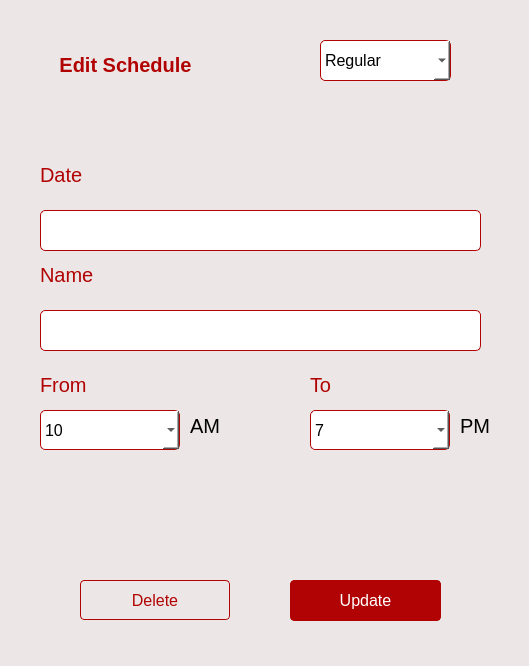
<?xml version="1.0" encoding="UTF-8"?>
<ui version="4.0">
 <class>Dialog</class>
 <widget class="QDialog" name="Dialog">
  <property name="geometry">
   <rect>
    <x>0</x>
    <y>0</y>
    <width>529</width>
    <height>666</height>
   </rect>
  </property>
  <property name="minimumSize">
   <size>
    <width>529</width>
    <height>666</height>
   </size>
  </property>
  <property name="maximumSize">
   <size>
    <width>529</width>
    <height>666</height>
   </size>
  </property>
  <property name="windowTitle">
   <string>Dialog</string>
  </property>
  <layout class="QVBoxLayout" name="verticalLayout">
   <property name="spacing">
    <number>0</number>
   </property>
   <property name="leftMargin">
    <number>0</number>
   </property>
   <property name="topMargin">
    <number>0</number>
   </property>
   <property name="rightMargin">
    <number>0</number>
   </property>
   <property name="bottomMargin">
    <number>0</number>
   </property>
   <item>
    <widget class="QWidget" name="widget" native="true">
     <property name="styleSheet">
      <string notr="true">background-color: rgb(236, 230, 230);</string>
     </property>
     <widget class="QPushButton" name="updatebtn">
      <property name="geometry">
       <rect>
        <x>290</x>
        <y>580</y>
        <width>151</width>
        <height>41</height>
       </rect>
      </property>
      <property name="font">
       <font>
        <pointsize>12</pointsize>
       </font>
      </property>
      <property name="styleSheet">
       <string notr="true">#updatebtn{
	background-color: #B10303;
	color: white;
	border: 1px solid #B10303;
	border-radius: 4px;
	padding: 7px;
}

#updatebtn:hover{
	background-color: #B10303;
	color: black;
}</string>
      </property>
      <property name="text">
       <string>Update</string>
      </property>
     </widget>
     <widget class="QPushButton" name="deletebtn">
      <property name="geometry">
       <rect>
        <x>80</x>
        <y>580</y>
        <width>150</width>
        <height>40</height>
       </rect>
      </property>
      <property name="font">
       <font>
        <pointsize>12</pointsize>
       </font>
      </property>
      <property name="styleSheet">
       <string notr="true">#deletebtn{
	background-color: rgb(236, 230, 230);
	color: #B10303;
	border: 1px solid #B10303;
	border-radius: 4px;
	padding: 7px;
}

#deletebtn:hover{
	background-color: #B10303;
	color: white;
}</string>
      </property>
      <property name="text">
       <string>Delete</string>
      </property>
     </widget>
     <widget class="QLabel" name="fromlabel">
      <property name="geometry">
       <rect>
        <x>40</x>
        <y>370</y>
        <width>57</width>
        <height>30</height>
       </rect>
      </property>
      <property name="font">
       <font>
        <pointsize>15</pointsize>
       </font>
      </property>
      <property name="styleSheet">
       <string notr="true">color: #B10303;</string>
      </property>
      <property name="text">
       <string>From</string>
      </property>
     </widget>
     <widget class="QComboBox" name="frominput">
      <property name="geometry">
       <rect>
        <x>40</x>
        <y>410</y>
        <width>140</width>
        <height>40</height>
       </rect>
      </property>
      <property name="font">
       <font>
        <pointsize>12</pointsize>
       </font>
      </property>
      <property name="styleSheet">
       <string notr="true">background-color: rgb(255, 255, 255);
border: 1px solid  #B10303;
border-radius: 5px;
padding: 4px;
</string>
      </property>
      <item>
       <property name="text">
        <string>10</string>
       </property>
      </item>
      <item>
       <property name="text">
        <string>11</string>
       </property>
      </item>
      <item>
       <property name="text">
        <string>12</string>
       </property>
      </item>
     </widget>
     <widget class="QLabel" name="label_4">
      <property name="geometry">
       <rect>
        <x>190</x>
        <y>400</y>
        <width>41</width>
        <height>51</height>
       </rect>
      </property>
      <property name="font">
       <font>
        <pointsize>15</pointsize>
       </font>
      </property>
      <property name="text">
       <string>AM</string>
      </property>
     </widget>
     <widget class="QLabel" name="label_3">
      <property name="geometry">
       <rect>
        <x>460</x>
        <y>400</y>
        <width>41</width>
        <height>51</height>
       </rect>
      </property>
      <property name="font">
       <font>
        <pointsize>15</pointsize>
       </font>
      </property>
      <property name="text">
       <string>PM</string>
      </property>
     </widget>
     <widget class="QComboBox" name="toinput">
      <property name="geometry">
       <rect>
        <x>310</x>
        <y>410</y>
        <width>140</width>
        <height>40</height>
       </rect>
      </property>
      <property name="font">
       <font>
        <pointsize>12</pointsize>
       </font>
      </property>
      <property name="styleSheet">
       <string notr="true">background-color: rgb(255, 255, 255);
border: 1px solid  #B10303;
border-radius: 5px;
padding: 4px;
</string>
      </property>
      <item>
       <property name="text">
        <string>7</string>
       </property>
      </item>
      <item>
       <property name="text">
        <string>8</string>
       </property>
      </item>
      <item>
       <property name="text">
        <string>9</string>
       </property>
      </item>
     </widget>
     <widget class="QComboBox" name="comboBox">
      <property name="geometry">
       <rect>
        <x>320</x>
        <y>40</y>
        <width>131</width>
        <height>41</height>
       </rect>
      </property>
      <property name="font">
       <font>
        <pointsize>12</pointsize>
       </font>
      </property>
      <property name="styleSheet">
       <string notr="true">background-color: rgb(255, 255, 255);
border: 1px solid  #B10303;
border-radius: 5px;
padding: 4px;
</string>
      </property>
      <item>
       <property name="text">
        <string>Regular</string>
       </property>
      </item>
      <item>
       <property name="text">
        <string>Reserve</string>
       </property>
      </item>
      <item>
       <property name="text">
        <string>Day off</string>
       </property>
      </item>
     </widget>
     <widget class="QLabel" name="label">
      <property name="geometry">
       <rect>
        <x>40</x>
        <y>50</y>
        <width>171</width>
        <height>30</height>
       </rect>
      </property>
      <property name="font">
       <font>
        <pointsize>15</pointsize>
        <weight>75</weight>
        <bold>true</bold>
       </font>
      </property>
      <property name="styleSheet">
       <string notr="true">color: #B10303;</string>
      </property>
      <property name="text">
       <string>Edit Schedule</string>
      </property>
      <property name="alignment">
       <set>Qt::AlignCenter</set>
      </property>
     </widget>
     <widget class="QLabel" name="namelabel">
      <property name="geometry">
       <rect>
        <x>40</x>
        <y>260</y>
        <width>71</width>
        <height>30</height>
       </rect>
      </property>
      <property name="font">
       <font>
        <pointsize>15</pointsize>
       </font>
      </property>
      <property name="styleSheet">
       <string notr="true">color: #B10303;</string>
      </property>
      <property name="text">
       <string>Name</string>
      </property>
     </widget>
     <widget class="QLineEdit" name="nameinput">
      <property name="geometry">
       <rect>
        <x>40</x>
        <y>310</y>
        <width>441</width>
        <height>41</height>
       </rect>
      </property>
      <property name="font">
       <font>
        <pointsize>8</pointsize>
       </font>
      </property>
      <property name="styleSheet">
       <string notr="true">background-color: rgb(255, 255, 255);
border: 1px solid  #B10303;
border-radius: 5px;
padding: 4px;
</string>
      </property>
      <property name="readOnly">
       <bool>true</bool>
      </property>
     </widget>
     <widget class="QLabel" name="tolabel">
      <property name="geometry">
       <rect>
        <x>310</x>
        <y>370</y>
        <width>57</width>
        <height>30</height>
       </rect>
      </property>
      <property name="font">
       <font>
        <pointsize>15</pointsize>
       </font>
      </property>
      <property name="styleSheet">
       <string notr="true">color: #B10303;</string>
      </property>
      <property name="text">
       <string>To</string>
      </property>
     </widget>
     <widget class="QLabel" name="datlabel">
      <property name="geometry">
       <rect>
        <x>40</x>
        <y>160</y>
        <width>71</width>
        <height>30</height>
       </rect>
      </property>
      <property name="font">
       <font>
        <pointsize>15</pointsize>
       </font>
      </property>
      <property name="styleSheet">
       <string notr="true">color: #B10303;</string>
      </property>
      <property name="text">
       <string>Date</string>
      </property>
     </widget>
     <widget class="QLineEdit" name="dateinput">
      <property name="geometry">
       <rect>
        <x>40</x>
        <y>210</y>
        <width>441</width>
        <height>41</height>
       </rect>
      </property>
      <property name="font">
       <font>
        <pointsize>8</pointsize>
       </font>
      </property>
      <property name="styleSheet">
       <string notr="true">background-color: rgb(255, 255, 255);
border: 1px solid  #B10303;
border-radius: 5px;
padding: 4px;
</string>
      </property>
      <property name="readOnly">
       <bool>true</bool>
      </property>
     </widget>
     <widget class="QLabel" name="emp_id">
      <property name="geometry">
       <rect>
        <x>220</x>
        <y>130</y>
        <width>55</width>
        <height>16</height>
       </rect>
      </property>
      <property name="text">
       <string/>
      </property>
     </widget>
    </widget>
   </item>
  </layout>
 </widget>
 <resources/>
 <connections/>
</ui>
